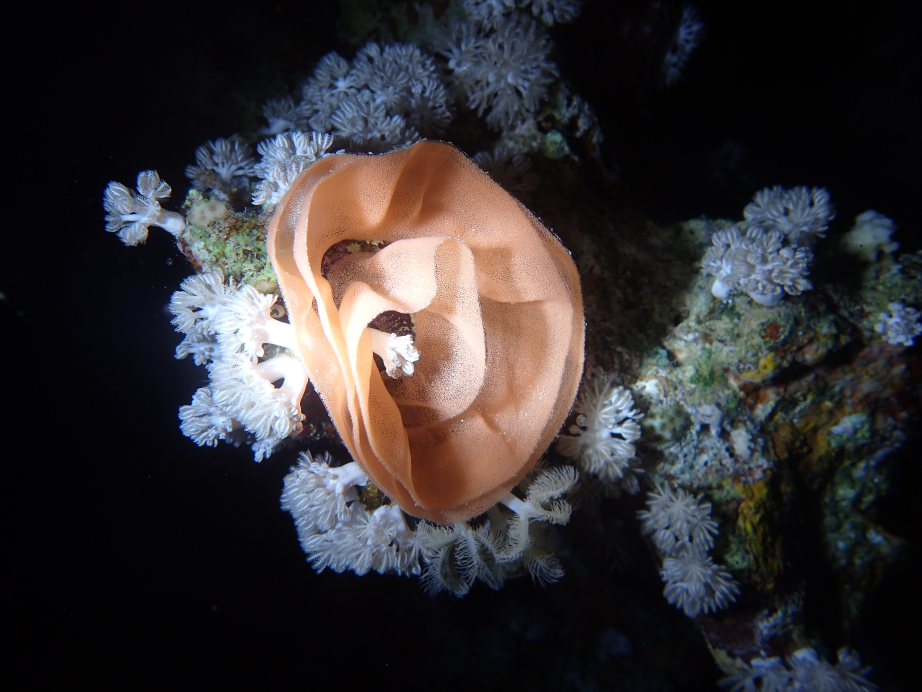
#> input picture ressources/diving photos/full/24.JPG, 4608 x 3456 px, found by its file name (shown at 1/5 size); its folder holds 4 pictures in this run
$ python compresser.py
#> lines starting #> are read from the running program, lines starting #| are printed output that depends on the picture
from PIL import Image
import os

input_folder = "ressources\\diving photos\\full"
output_folder = "ressources\\diving photos\\low"

new_width = 300

for i in os.listdir(input_folder):

    image = Image.open(input_folder+"\\"+i)
#> image is the input picture: PIL image 4608x3456 RGB; mean R, G, B 52.3, 48.8, 50.5

    image.resize((new_width, image.height*new_width//image.width), Image.Resampling.LANCZOS).save(output_folder+"\\"+i)
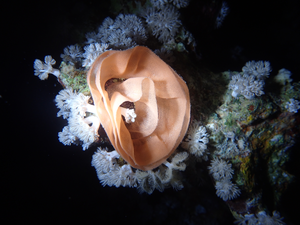
#> saved as 24.JPG: PIL image 300x225 RGB; mean R, G, B 52.3, 48.7, 50.5
#> pass 2 of the loop `for i in os.listdir(input_folder):`:
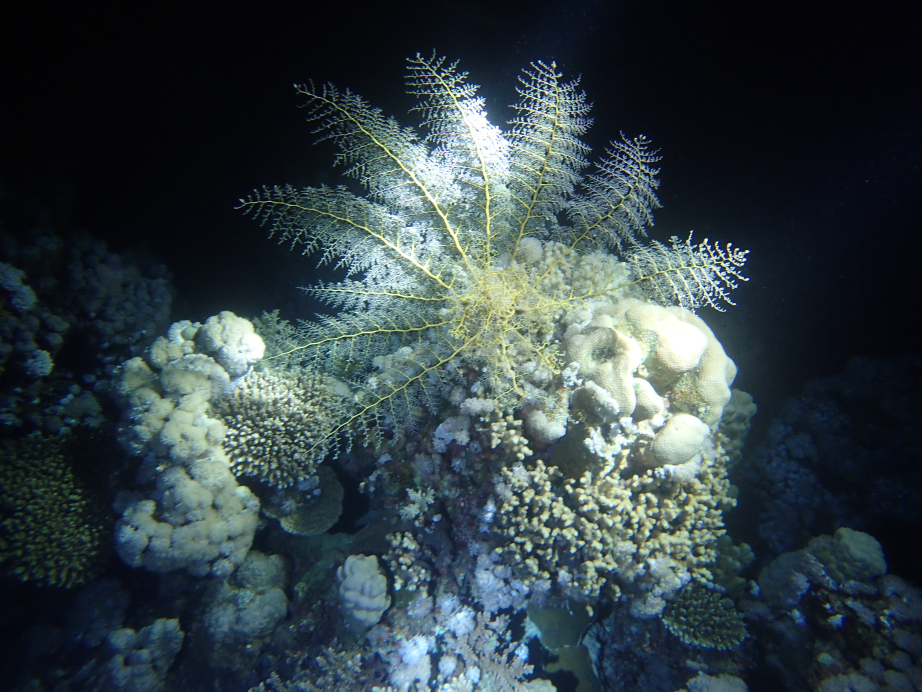
#> input picture ressources/diving photos/full/25.JPG, 4608 x 3456 px, found by its file name (shown at 1/5 size)
#> image is the input picture: PIL image 4608x3456 RGB; mean R, G, B 52.3, 65.6, 69.6
#> `image.resize((new_width, image.height*new_width//image.width), Image.R..`:
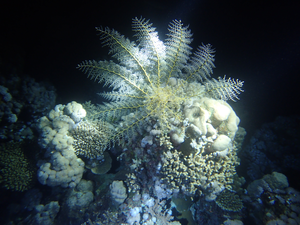
#> saved as 25.JPG: PIL image 300x225 RGB; mean R, G, B 52.3, 65.6, 69.6
#> pass 3 of the loop `for i in os.listdir(input_folder):`:
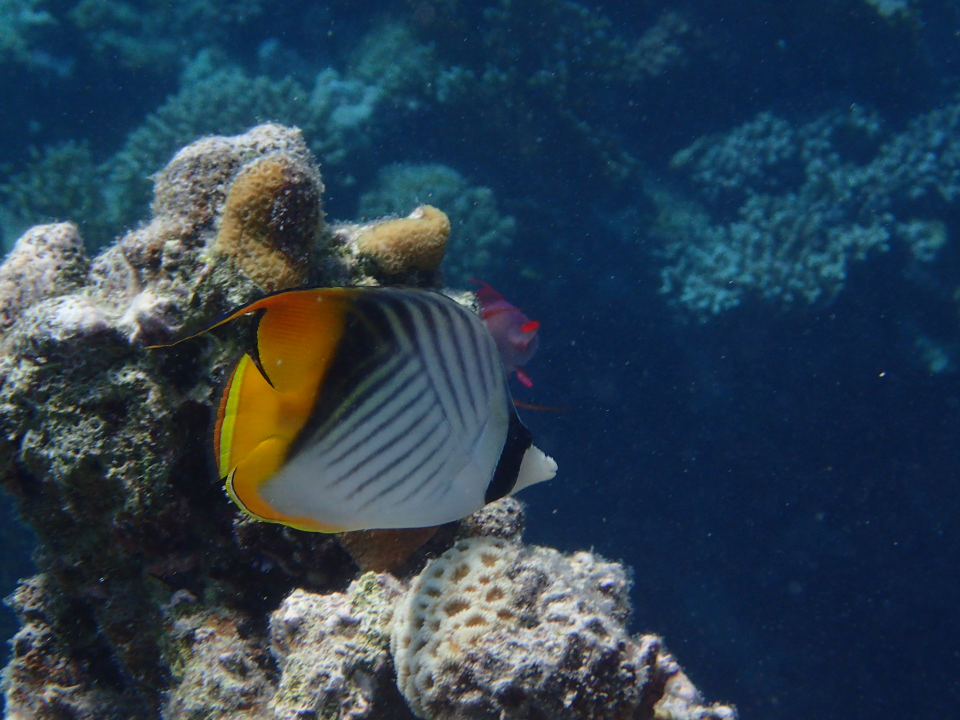
#> input picture ressources/diving photos/full/31.JPG, 1920 x 1440 px, found by its file name (shown at 1/2 size)
#> image is the input picture: PIL image 1920x1440 RGB; mean R, G, B 44.6, 63.6, 79.9
#> `image.resize((new_width, image.height*new_width//image.width), Image.R..`:
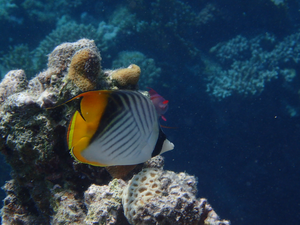
#> saved as 31.JPG: PIL image 300x225 RGB; mean R, G, B 44.6, 63.6, 79.9
#> the loop made 4 passes; the first 3 are shown
